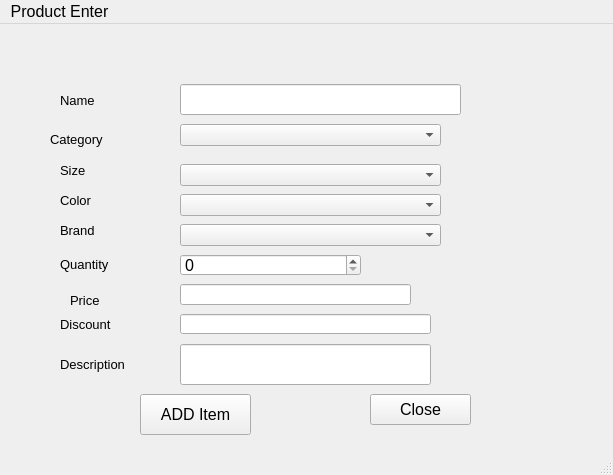
<?xml version="1.0" encoding="UTF-8"?>
<ui version="4.0">
 <class>MainWindow</class>
 <widget class="QMainWindow" name="MainWindow">
  <property name="geometry">
   <rect>
    <x>0</x>
    <y>0</y>
    <width>613</width>
    <height>475</height>
   </rect>
  </property>
  <property name="font">
   <font>
    <pointsize>12</pointsize>
   </font>
  </property>
  <property name="windowTitle">
   <string>MainWindow</string>
  </property>
  <widget class="QWidget" name="centralwidget">
   <widget class="QLabel" name="label">
    <property name="geometry">
     <rect>
      <x>60</x>
      <y>70</y>
      <width>47</width>
      <height>13</height>
     </rect>
    </property>
    <property name="font">
     <font>
      <pointsize>10</pointsize>
     </font>
    </property>
    <property name="text">
     <string>Name</string>
    </property>
   </widget>
   <widget class="QLabel" name="label_2">
    <property name="geometry">
     <rect>
      <x>50</x>
      <y>100</y>
      <width>91</width>
      <height>31</height>
     </rect>
    </property>
    <property name="font">
     <font>
      <pointsize>10</pointsize>
     </font>
    </property>
    <property name="text">
     <string>Category</string>
    </property>
   </widget>
   <widget class="QLabel" name="label_3">
    <property name="geometry">
     <rect>
      <x>60</x>
      <y>140</y>
      <width>47</width>
      <height>13</height>
     </rect>
    </property>
    <property name="font">
     <font>
      <pointsize>10</pointsize>
     </font>
    </property>
    <property name="text">
     <string>Size</string>
    </property>
   </widget>
   <widget class="QLabel" name="label_4">
    <property name="geometry">
     <rect>
      <x>60</x>
      <y>170</y>
      <width>47</width>
      <height>13</height>
     </rect>
    </property>
    <property name="font">
     <font>
      <pointsize>10</pointsize>
     </font>
    </property>
    <property name="text">
     <string>Color</string>
    </property>
   </widget>
   <widget class="QLabel" name="label_5">
    <property name="geometry">
     <rect>
      <x>60</x>
      <y>200</y>
      <width>47</width>
      <height>13</height>
     </rect>
    </property>
    <property name="font">
     <font>
      <pointsize>10</pointsize>
     </font>
    </property>
    <property name="text">
     <string>Brand</string>
    </property>
   </widget>
   <widget class="QLabel" name="label_6">
    <property name="geometry">
     <rect>
      <x>60</x>
      <y>230</y>
      <width>71</width>
      <height>21</height>
     </rect>
    </property>
    <property name="font">
     <font>
      <pointsize>10</pointsize>
     </font>
    </property>
    <property name="text">
     <string>Quantity</string>
    </property>
   </widget>
   <widget class="QLabel" name="label_7">
    <property name="geometry">
     <rect>
      <x>70</x>
      <y>270</y>
      <width>47</width>
      <height>13</height>
     </rect>
    </property>
    <property name="font">
     <font>
      <pointsize>10</pointsize>
     </font>
    </property>
    <property name="text">
     <string>Price</string>
    </property>
   </widget>
   <widget class="QLineEdit" name="name">
    <property name="geometry">
     <rect>
      <x>180</x>
      <y>60</y>
      <width>281</width>
      <height>31</height>
     </rect>
    </property>
   </widget>
   <widget class="QLineEdit" name="price">
    <property name="geometry">
     <rect>
      <x>180</x>
      <y>260</y>
      <width>231</width>
      <height>21</height>
     </rect>
    </property>
   </widget>
   <widget class="QPushButton" name="add_but">
    <property name="geometry">
     <rect>
      <x>140</x>
      <y>370</y>
      <width>111</width>
      <height>41</height>
     </rect>
    </property>
    <property name="text">
     <string>ADD Item</string>
    </property>
   </widget>
   <widget class="QComboBox" name="color">
    <property name="geometry">
     <rect>
      <x>180</x>
      <y>170</y>
      <width>261</width>
      <height>22</height>
     </rect>
    </property>
   </widget>
   <widget class="QLineEdit" name="discription">
    <property name="geometry">
     <rect>
      <x>180</x>
      <y>320</y>
      <width>251</width>
      <height>41</height>
     </rect>
    </property>
   </widget>
   <widget class="QLabel" name="label_9">
    <property name="geometry">
     <rect>
      <x>60</x>
      <y>330</y>
      <width>91</width>
      <height>21</height>
     </rect>
    </property>
    <property name="font">
     <font>
      <pointsize>10</pointsize>
     </font>
    </property>
    <property name="text">
     <string>Description</string>
    </property>
   </widget>
   <widget class="QLabel" name="label_10">
    <property name="geometry">
     <rect>
      <x>60</x>
      <y>290</y>
      <width>71</width>
      <height>20</height>
     </rect>
    </property>
    <property name="font">
     <font>
      <pointsize>10</pointsize>
     </font>
    </property>
    <property name="text">
     <string>Discount</string>
    </property>
   </widget>
   <widget class="QLineEdit" name="discount">
    <property name="geometry">
     <rect>
      <x>180</x>
      <y>290</y>
      <width>251</width>
      <height>20</height>
     </rect>
    </property>
   </widget>
   <widget class="QPushButton" name="close">
    <property name="geometry">
     <rect>
      <x>370</x>
      <y>370</y>
      <width>101</width>
      <height>31</height>
     </rect>
    </property>
    <property name="text">
     <string>Close</string>
    </property>
   </widget>
   <widget class="QComboBox" name="category">
    <property name="geometry">
     <rect>
      <x>180</x>
      <y>100</y>
      <width>261</width>
      <height>22</height>
     </rect>
    </property>
   </widget>
   <widget class="QComboBox" name="brand">
    <property name="geometry">
     <rect>
      <x>180</x>
      <y>200</y>
      <width>261</width>
      <height>22</height>
     </rect>
    </property>
   </widget>
   <widget class="QSpinBox" name="Quantity">
    <property name="geometry">
     <rect>
      <x>180</x>
      <y>230</y>
      <width>181</width>
      <height>22</height>
     </rect>
    </property>
   </widget>
   <widget class="QComboBox" name="size">
    <property name="geometry">
     <rect>
      <x>180</x>
      <y>140</y>
      <width>261</width>
      <height>22</height>
     </rect>
    </property>
   </widget>
  </widget>
  <widget class="QMenuBar" name="menubar">
   <property name="geometry">
    <rect>
     <x>0</x>
     <y>0</y>
     <width>613</width>
     <height>26</height>
    </rect>
   </property>
   <widget class="QMenu" name="menuProduct_Enter">
    <property name="title">
     <string>Product Enter</string>
    </property>
   </widget>
   <addaction name="menuProduct_Enter"/>
  </widget>
  <widget class="QStatusBar" name="statusbar"/>
 </widget>
 <resources/>
 <connections/>
</ui>
